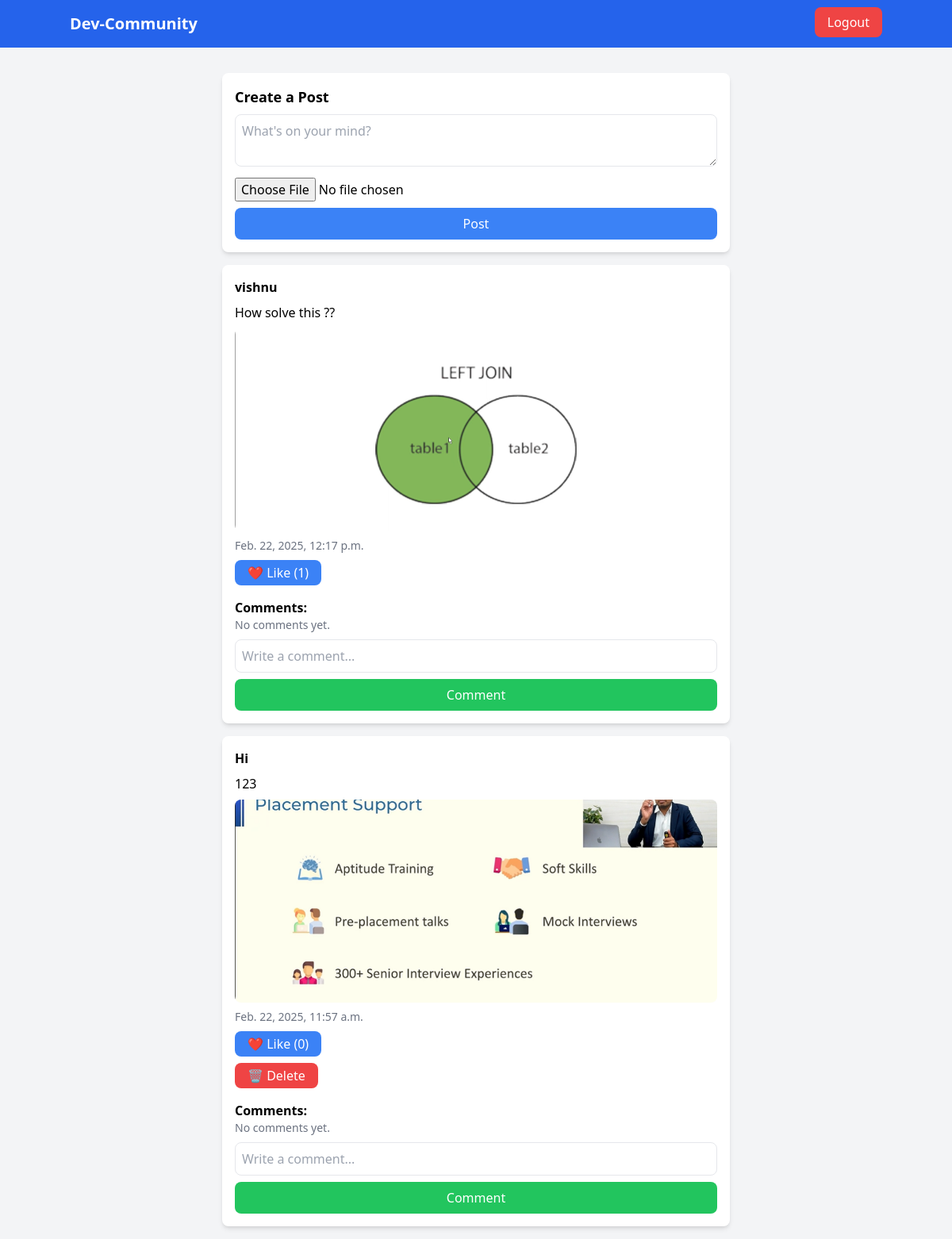
The app's page /home (signed in) with its own data.
### core/models.py (models this page shows)
class Post(models.Model):
    user = models.ForeignKey(User, on_delete=models.CASCADE)
    content = models.TextField()
    image = models.ImageField(upload_to="post_images/", blank=True, null=True)
    created_at = models.DateTimeField(auto_now_add=True)
    def total_likes(self):
        return self.like_set.count()

### core/views.py (the view)
# urls.py: path("home",home,name='home'),
@login_required
def home(request):
    posts = Post.objects.all().order_by("-created_at")
    return render(request, "home.html", {"posts": posts})

### templates/home.html (shortened to what this page needs)
<!DOCTYPE html>
<html lang="en">
<head>
    <script src="https://cdn.tailwindcss.com"></script>
</head>
<body class="bg-gray-100">
    <nav class="bg-blue-600 p-4 text-white">
        <div class="container mx-auto flex justify-between">
            <h1 class="text-xl font-bold">Dev-Community</h1>
            <div>
                <a href="{% url 'logout' %}" class="px-4 py-2 bg-red-500 rounded-lg">Logout</a>
            </div>
        </div>
    </nav>
    <div class="container mx-auto max-w-2xl p-4 mt-4">
        <div class="bg-white p-4 shadow-md rounded-lg">
            <h2 class="text-lg font-bold">Create a Post</h2>
            <form method="POST" enctype="multipart/form-data" action="{% url 'create_post' %}">
                <textarea name="content" placeholder="What's on your mind?" required class="w-full p-2 border rounded-lg mt-2"></textarea>
                <input type="file" name="image" class="mt-2">
                <button type="submit" class="w-full bg-blue-500 text-white p-2 rounded-lg mt-2">Post</button>
            </form>
        </div>
        {% for post in posts %}
        <div class="bg-white p-4 mt-4 shadow-md rounded-lg">
            <h3 class="font-bold">{{ post.user.username }}</h3>
            <p class="mt-2">{{ post.content }}</p>
            {% if post.image %}
            <img src="{{ post.image.url }}" alt="Post Image" class="mt-2 w-full h-64 object-cover rounded-lg">
            {% endif %}
            <p class="text-sm text-gray-500 mt-2">{{ post.created_at }}</p>
            <form method="POST" action="{% url 'like_post' post.id %}">
                <button type="submit" class="mt-2 px-4 py-1 bg-blue-500 text-white rounded-lg">
                    ❤️ Like ({{ post.total_likes }})
                </button>
            </form>
            {% if post.user == request.user %}
            <form method="POST" action="{% url 'delete_post' post.id %}" class="mt-2">
                <button type="submit" class="px-4 py-1 bg-red-500 text-white rounded-lg">
                    🗑 Delete
                </button>
            </form>
            {% endif %}
            <h4 class="mt-4 font-semibold">Comments:</h4>
            {% for comment in post.comment_set.all %}
            <p class="text-sm bg-gray-100 p-2 rounded-lg mt-1"><b>{{ comment.user.username }}</b>: {{ comment.content }}</p>
            {% empty %}
            <p class="text-sm text-gray-500">No comments yet.</p>
            {% endfor %}
            <form method="POST" action="{% url 'comment_post' post.id %}" class="mt-2">
                <input type="text" name="content" placeholder="Write a comment..." class="w-full p-2 border rounded-lg">
                <button type="submit" class="w-full bg-green-500 text-white p-2 rounded-lg mt-2">Comment</button>
            </form>
        </div>
        {% endfor %}
    </div>
</body>
</html>

### records on screen
Post: user.username "vishnu", content "How solve this ??", image (picture), created_at "Feb. 22, 2025, 12:17 p.m.", total_likes "1"
Post: user.username "Hi", content "123", image (picture), created_at "Feb. 22, 2025, 11:57 a.m.", total_likes "0", shows "🗑 Delete"
